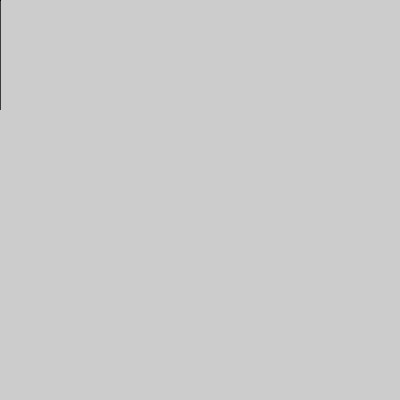
Frame 1 (no input)
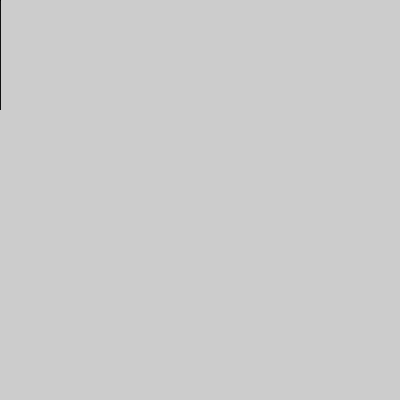
Frame 2 (the mouse pressed at the canvas centre, redrawn once)

The Processing sketch that drew these frames (run headless with seeded random() and noise(); the mouse was pressed at the canvas centre and the sketch redrawn once):

// Processing sketch: Name
// ── Name.pde
int x, y;
void setup(){
  size(400,400);
  frameRate(10);
  //Set start coords(0,0);
  x=0; 
  y=0;
}

void draw(){
  fill(255);
  drawName();
  noLoop();
}

void drawName(){
  moveRight(0);
  moveDown(1);
  moveUp(1);
  moveLeft(1);
}
void moveDown(int rep) {
  for(int i=0;i<rep*110;i++) {
    point(x,y+i);
  }
}
void moveUp(int rep){
  for(int i=0;i<rep*110;i++) {
    point(x,y-i);
  }  
}
void moveLeft(int rep){
  for(int i=0;i<rep*110;i++) {
    point(x-i,y);
  }
}
void moveRight(int rep) {
  for(int i=0;i<rep*110;i++){
    point(x+i,y);
  }
  x=x+(10*rep);
}  
  
